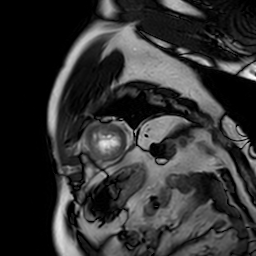
#> input picture code/class9-14/class14/test_norm.png, 256 x 256 px
$ python normalizaiton.py
#> lines starting #> are read from the running program, lines starting #| are printed output that depends on the picture
import cv2 as cv
import numpy as np
import matplotlib.pyplot as plt
img = cv.imread( 'test_norm.png')
#> img is the input picture: shape (256, 256, 3); min 0, max 255, mean 50.2
gray = cv.cvtColor(img,cv.COLOR_BGR2GRAY)
mean = np.mean(gray)
#> mean = 50.22
std = np.std(gray)
#> std = 54.45
norm=(gray-mean)/std
plt.subplot(121),plt.imshow(gray, 'gray'), plt.title('gray'),plt.axis('off')
plt.subplot(122),plt.imshow(norm, 'gray'), plt.title('normalization'),plt.axis('off'),plt.show()
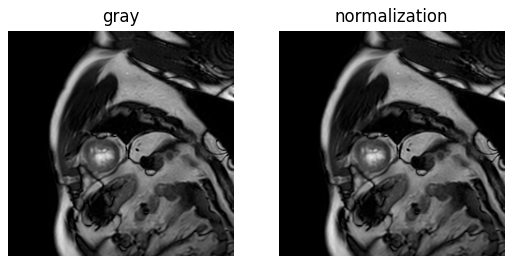
#> figure drawn by matplotlib, 2 panels
